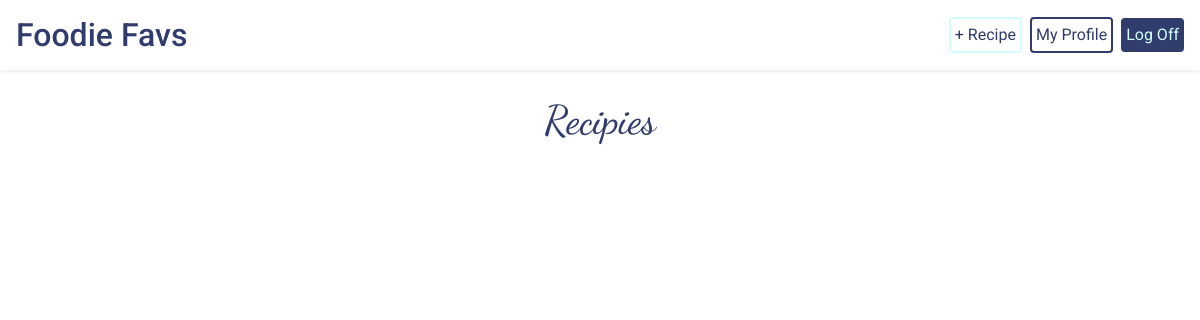
/home/ (signed in), run on an earlier commit of the app's database.
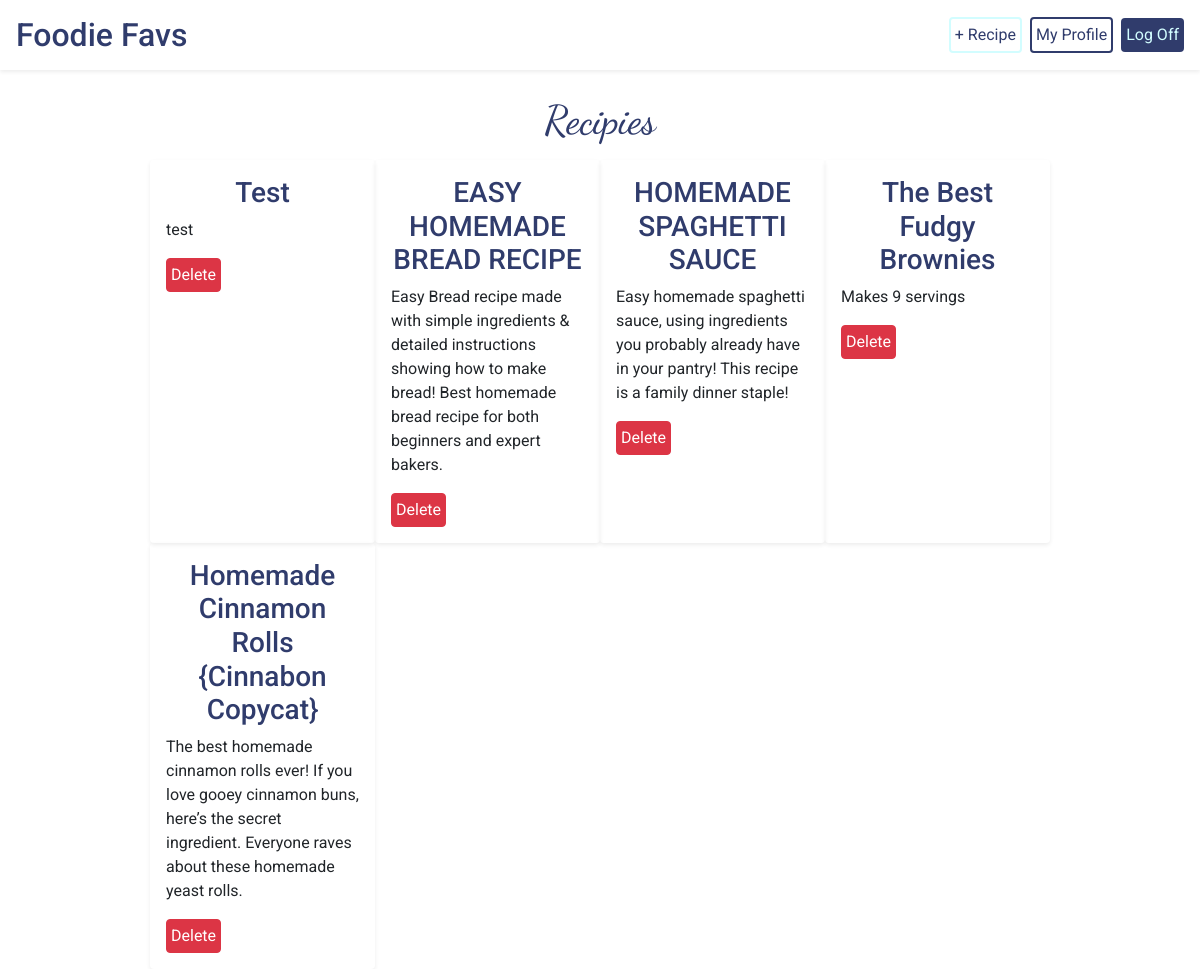
And on a later commit of the database.
### foodie_app/models.py (models this page shows)
class Recipe(models.Model):
    name = models.CharField(max_length=255)
    desc = models.CharField(max_length=255, default="")
    ingredients = models.TextField(default="")
    steps = models.TextField(default="")
    menus = models.ManyToManyField(Menu, related_name="menu_recipes", default=1)
    creator = models.ForeignKey(User, related_name="users", on_delete=models.CASCADE, default=1)
    source = models.CharField(max_length=255, default="")
    created_at = models.DateTimeField(auto_now_add=True)
    updated_at = models.DateTimeField(auto_now=True)

### foodie_app/views.py (the view)
# urls.py: path('', views.home),
def home(request):
    if 'userid' in request.session:
        context = {
            "user": User.objects.get(id=request.session['userid']),
            "recipes": Recipe.objects.all(),
        }
        return render(request, 'home.html', context)
    return redirect('/login')

### foodie_app/templates/home.html (shortened to what this page needs)
<!DOCTYPE html>
<html lang="en">
<head>
    <link rel="stylesheet" href="https://stackpath.bootstrapcdn.com/bootstrap/4.5.2/css/bootstrap.min.css"
>
    {% load static %}
    <link rel="stylesheet" href="{% static 'css/style.css' %}">
</head>
<body id="body">
    <header id="header" class="bg-white d-flex p-3 align-items-center shadow-sm mt-0">
        <h2 class="pr-5 mb-0">Foodie Favs</h2>
        <a href="/home/new_recipe" class="new-recipe p-1 rounded ml-auto mr-2">+ Recipe</a>
        <a href="/home/{{user.id}}" class="icon rounded p-1">My Profile</a>
        <a href="/home/log_off" class="btn ml-2 p-1" id="log-off">Log Off</a>
    </header>
    <h1 class="heading m-3 mt-5 pt-5">Recipies</h1>
    <div class="d-flex flex-wrap w-75 ml-auto mr-auto">
        {% for recipe in recipes %}
        <div class="recipe-card rounded shadow-sm w-25 p-3">
            <h3 class= "text-center"><a id="recipe-text" href="/home/recipe_{{recipe.id}}">{{recipe.name}}</a></h3>
            <p>{{recipe.desc}}</p>
            {% if recipe.creator.id == user.id %}
            <form action="/home/delete_recipe" method="POST">
                <input class="btn btn-danger p-1" type="submit" name="delete" value="Delete">
            </form>
            {% endif %}
        </div>
    {% endfor %}
    </div>
</body>
</html>

### foodie_app/static/css/style.css (style rules this page uses)
body { font-family: "Roboto", sans-serif; }
h2 { color: #303c6c; }
.icon { border: 2px solid #303c6c; color: #303c6c; }
.heading { font-family: 'Dancing Script', cursive; color: #303c6c; text-align: center; }
#log-off, .edit-recipe { background-color: #303c6c; color: #d2fdff; }
.new-recipe { border: 2px solid #d2fdff; color: #303c6c; }
#recipe-text { color: #303c6c; }
#header { width: 100%; position: fixed; top: 0; left: 0; width: 100%; }

What changed in the data, as far as the page shows it:
added Recipe: name "Test", desc "test"
added Recipe: name "EASY HOMEMADE BREAD RECIPE", desc "Easy Bread recipe made with simple ingredients & detailed instructions showing how to make bread! Best homemade bread recipe for both beginners and expert bakers."
added Recipe: name "HOMEMADE SPAGHETTI SAUCE", desc "Easy homemade spaghetti sauce, using ingredients you probably already have in your pantry! This recipe is a family dinner staple!"
added Recipe: name "The Best Fudgy Brownies", desc "Makes 9 servings"
added Recipe: name "Homemade Cinnamon Rolls {Cinnabon Copycat}", desc "The best homemade cinnamon rolls ever! If you love gooey cinnamon buns, here’s the secret ingredient. Everyone raves about these homemade yeast rolls."
